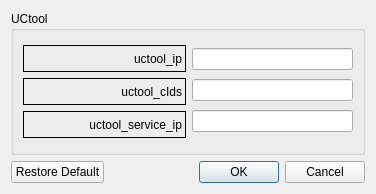
<?xml version="1.0" encoding="UTF-8"?>
<ui version="4.0">
 <class>UCtoolForm</class>
 <widget class="QWidget" name="UCtoolForm">
  <property name="geometry">
   <rect>
    <x>0</x>
    <y>0</y>
    <width>376</width>
    <height>194</height>
   </rect>
  </property>
  <property name="windowTitle">
   <string>Form</string>
  </property>
  <layout class="QGridLayout" name="gridLayout">
   <item row="0" column="0">
    <widget class="QGroupBox" name="gbUCtool">
     <property name="title">
      <string>UCtool</string>
     </property>
     <layout class="QGridLayout" name="gridLayout_2">
      <item row="0" column="0">
       <layout class="QVBoxLayout" name="verticalLayout">
        <item>
         <layout class="QHBoxLayout" name="horizontalLayout">
          <item>
           <layout class="QVBoxLayout" name="verticalLayout_5">
            <item>
             <widget class="QLabel" name="lblSgw_names">
              <property name="enabled">
               <bool>true</bool>
              </property>
              <property name="minimumSize">
               <size>
                <width>0</width>
                <height>27</height>
               </size>
              </property>
              <property name="maximumSize">
               <size>
                <width>16777215</width>
                <height>27</height>
               </size>
              </property>
              <property name="frameShape">
               <enum>QFrame::Box</enum>
              </property>
              <property name="frameShadow">
               <enum>QFrame::Plain</enum>
              </property>
              <property name="text">
               <string>uctool_ip</string>
              </property>
              <property name="alignment">
               <set>Qt::AlignRight|Qt::AlignTrailing|Qt::AlignVCenter</set>
              </property>
             </widget>
            </item>
            <item>
             <widget class="QLabel" name="lblSgw_ipAddresses">
              <property name="enabled">
               <bool>true</bool>
              </property>
              <property name="minimumSize">
               <size>
                <width>163</width>
                <height>27</height>
               </size>
              </property>
              <property name="maximumSize">
               <size>
                <width>16777215</width>
                <height>27</height>
               </size>
              </property>
              <property name="frameShape">
               <enum>QFrame::Box</enum>
              </property>
              <property name="frameShadow">
               <enum>QFrame::Plain</enum>
              </property>
              <property name="text">
               <string>uctool_cIds</string>
              </property>
              <property name="alignment">
               <set>Qt::AlignRight|Qt::AlignTrailing|Qt::AlignVCenter</set>
              </property>
             </widget>
            </item>
            <item>
             <widget class="QLabel" name="lblSgw_apn_list">
              <property name="enabled">
               <bool>true</bool>
              </property>
              <property name="minimumSize">
               <size>
                <width>0</width>
                <height>27</height>
               </size>
              </property>
              <property name="maximumSize">
               <size>
                <width>16777215</width>
                <height>27</height>
               </size>
              </property>
              <property name="frameShape">
               <enum>QFrame::Box</enum>
              </property>
              <property name="frameShadow">
               <enum>QFrame::Plain</enum>
              </property>
              <property name="text">
               <string>uctool_service_ip</string>
              </property>
              <property name="alignment">
               <set>Qt::AlignRight|Qt::AlignTrailing|Qt::AlignVCenter</set>
              </property>
             </widget>
            </item>
           </layout>
          </item>
          <item>
           <layout class="QVBoxLayout" name="verticalLayout_6">
            <item>
             <widget class="QLineEdit" name="tet_uctool_ip"/>
            </item>
            <item>
             <widget class="QLineEdit" name="tet_uctool_cIds"/>
            </item>
            <item>
             <widget class="QLineEdit" name="tet_uctool_service_ip"/>
            </item>
           </layout>
          </item>
         </layout>
        </item>
       </layout>
      </item>
     </layout>
    </widget>
   </item>
   <item row="1" column="0">
    <layout class="QHBoxLayout" name="horizontalLayout_2">
     <item>
      <widget class="QPushButton" name="pbReset">
       <property name="text">
        <string>Restore Default</string>
       </property>
      </widget>
     </item>
     <item>
      <widget class="QDialogButtonBox" name="buttonBox">
       <property name="standardButtons">
        <set>QDialogButtonBox::Cancel|QDialogButtonBox::Ok</set>
       </property>
      </widget>
     </item>
    </layout>
   </item>
  </layout>
 </widget>
 <resources/>
 <connections/>
</ui>
